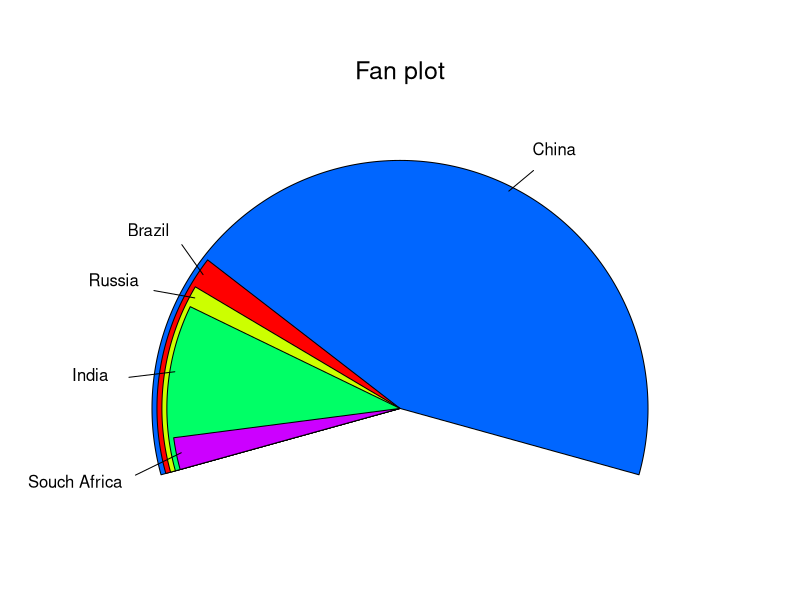

The R script that drew this image:
library(plotrix)

countries <- c("Brazil", "Russia", "India", "China", "Souch Africa")
GDP <- c(23920, 20790, 18618, 94906, 3660)

fan.plot(GDP, labels = countries, main = "Fan plot")